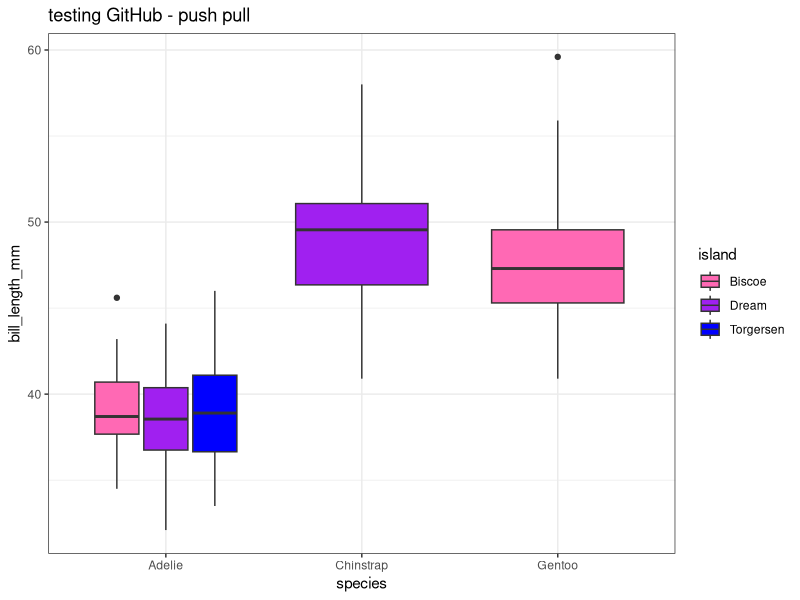

This figure's R source:
## ---- chunk 1

library(tidyverse)


penguinData<-palmerpenguins::penguins 

penguinData %>% 
  ggplot(aes(species, bill_length_mm, fill=island))+
   geom_boxplot()+
  scale_fill_manual(values=c("hotpink", "purple", "blue"))+
  ggtitle("testing GitHub - push pull")+
  theme_bw()


penguinData

